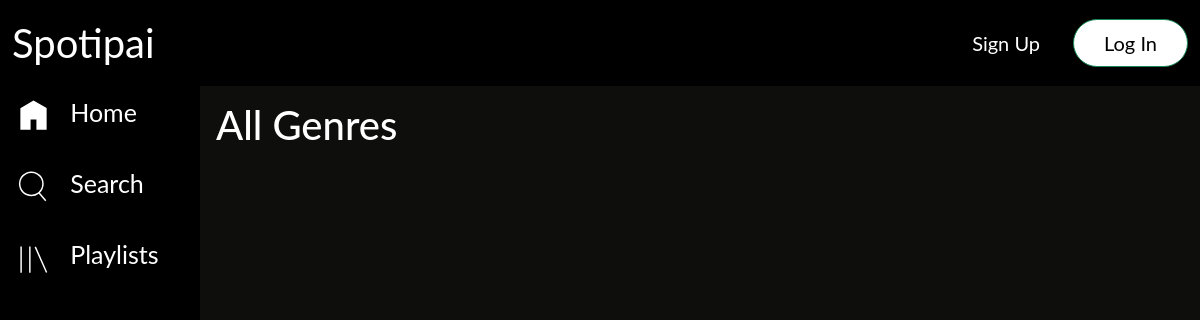
Page /genres.php on the earlier database version.
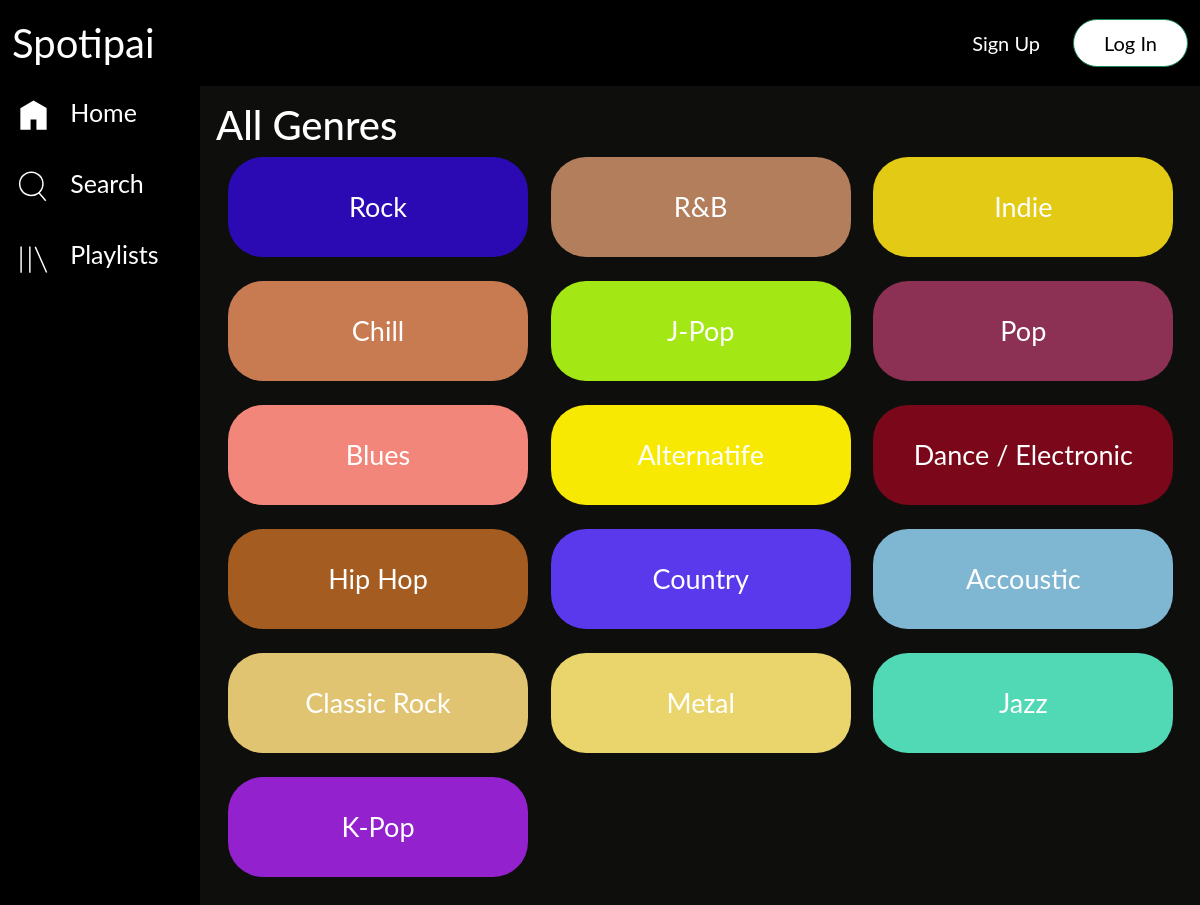
Same page on the later database version.
### tables this page shows
CREATE TABLE `genre` (
  `id_genre` int(3) NOT NULL,
  `nama_genre` varchar(20) NOT NULL
);

### genres.php (the view, shortened to what this page needs)
<?php
	include 'koneksi.php';
?>
<!DOCTYPE html>
<html>
<head>
	<link rel="stylesheet" type="text/css" href="style.css">
</head>
<body style="background-color: #0e0e0d">
	<?php
	include 'header.php';
	include 'sidebar.php';
	?>
	<div class="content">
		<h1 style="margin-top: 70px; color: white;">All Genres</h1>
		<div class="container">
		  <div class="row">
			<?php
	            $ambilgenre = $koneksi->query("SELECT * FROM genre ORDER BY rand()");
	            while ($datagenre = $ambilgenre->fetch_assoc()){
	        ?>
	        <div class="col-sm-4 mb-4">
	        	<button class="btn btn-block" onclick="window.location.href='genre_song.php?id_genre=<?= $datagenre['id_genre'] ?>'" style="background-color: <?php echo '#' . substr(str_shuffle('ABCDEF0123456789'), 0, 6); ?>;">
	        		<?= $datagenre['nama_genre'] ?>
	        	</button>
	        </div>
	        <?php } ?>
	      </div>
		</div>
	</div>
</body>
</html>

Differences in the rows shown:
added genre: nama_genre "Rock"
added genre: nama_genre "R&B"
added genre: nama_genre "Indie"
added genre: nama_genre "Chill"
added genre: nama_genre "J-Pop"
added genre: nama_genre "Pop"
added genre: nama_genre "Blues"
added genre: nama_genre "Alternatife"
added genre: nama_genre "Dance / Electronic"
added genre: nama_genre "Hip Hop"
added genre: nama_genre "Country"
added genre: nama_genre "Accoustic"
added genre: nama_genre "Classic Rock"
added genre: nama_genre "Metal"
added genre: nama_genre "Jazz"
added genre: nama_genre "K-Pop"
